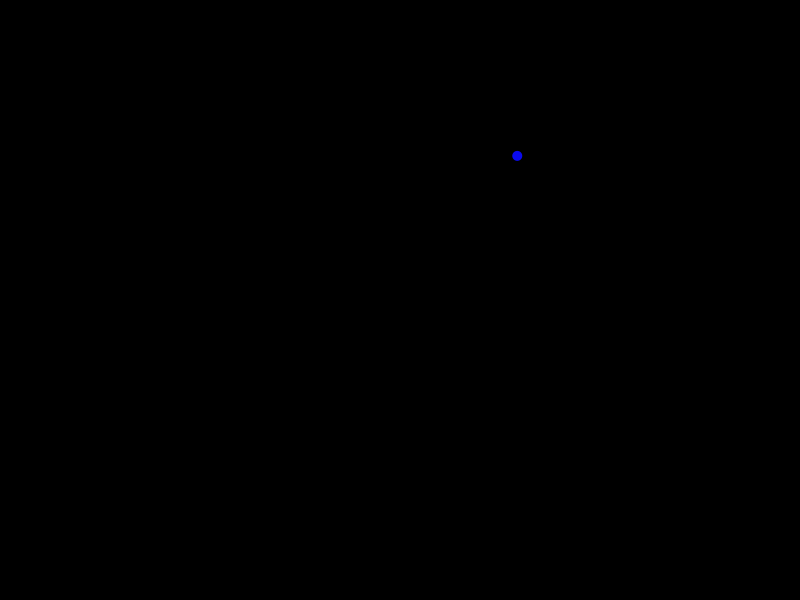
Frame 1 (no input)
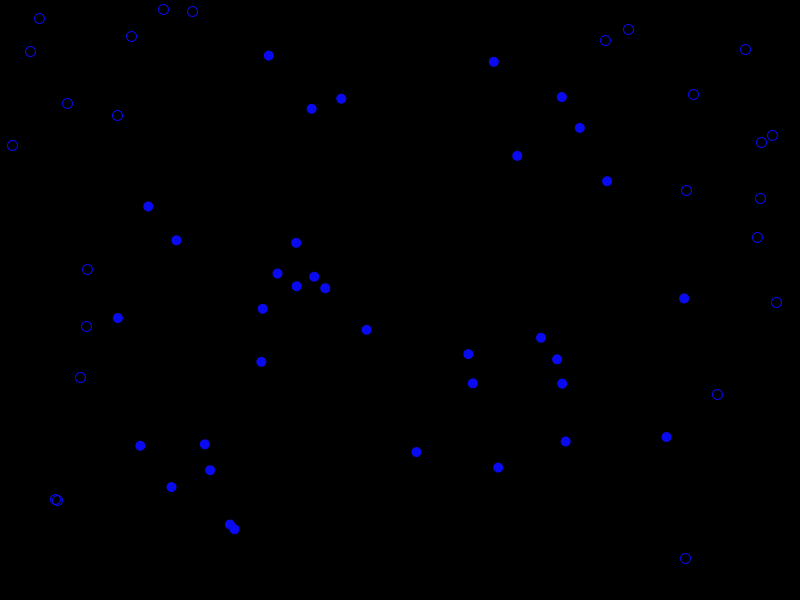
Frame 60 (the mouse pressed at the canvas centre just before this capture)
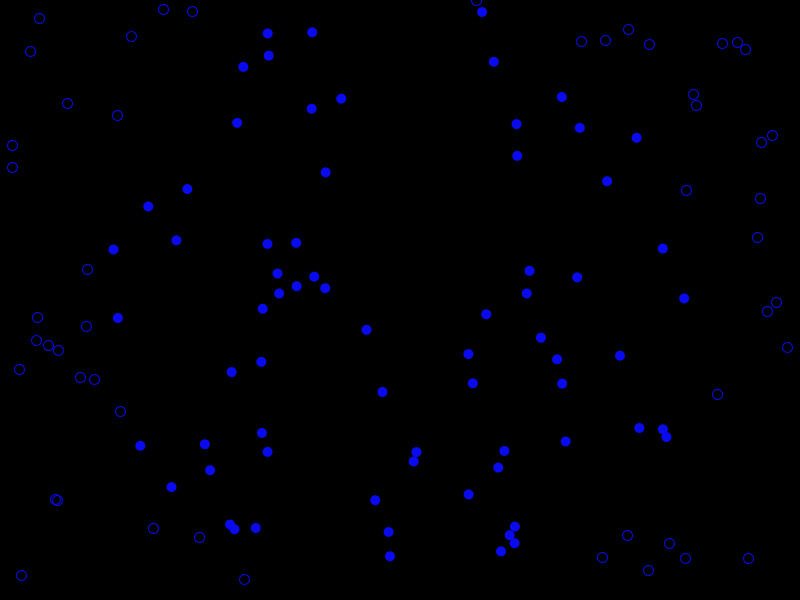
Frame 120 (the mouse held since frame 60 and released just before this capture)

The Processing sketch that drew these frames (run headless with seeded random() and noise(); from frame 60 on, the mouse is pressed at the canvas centre):

// Processing sketch: time_scale01
// ── time_scale01.pde
void setup(){
  size(800,600);
  frameRate(60);
  background(0);
  noStroke();
}

void draw(){
  float x=random(0,width);
  float y=random(0,height);
  float dist=dist(x,y,width/2,height/2);
  if (dist<height/2){
    noStroke();
    fill(10,10,240);
  }
  else{
    stroke(10,10,240);
    noFill();
  }
  ellipse(x,y,10,10);
}
